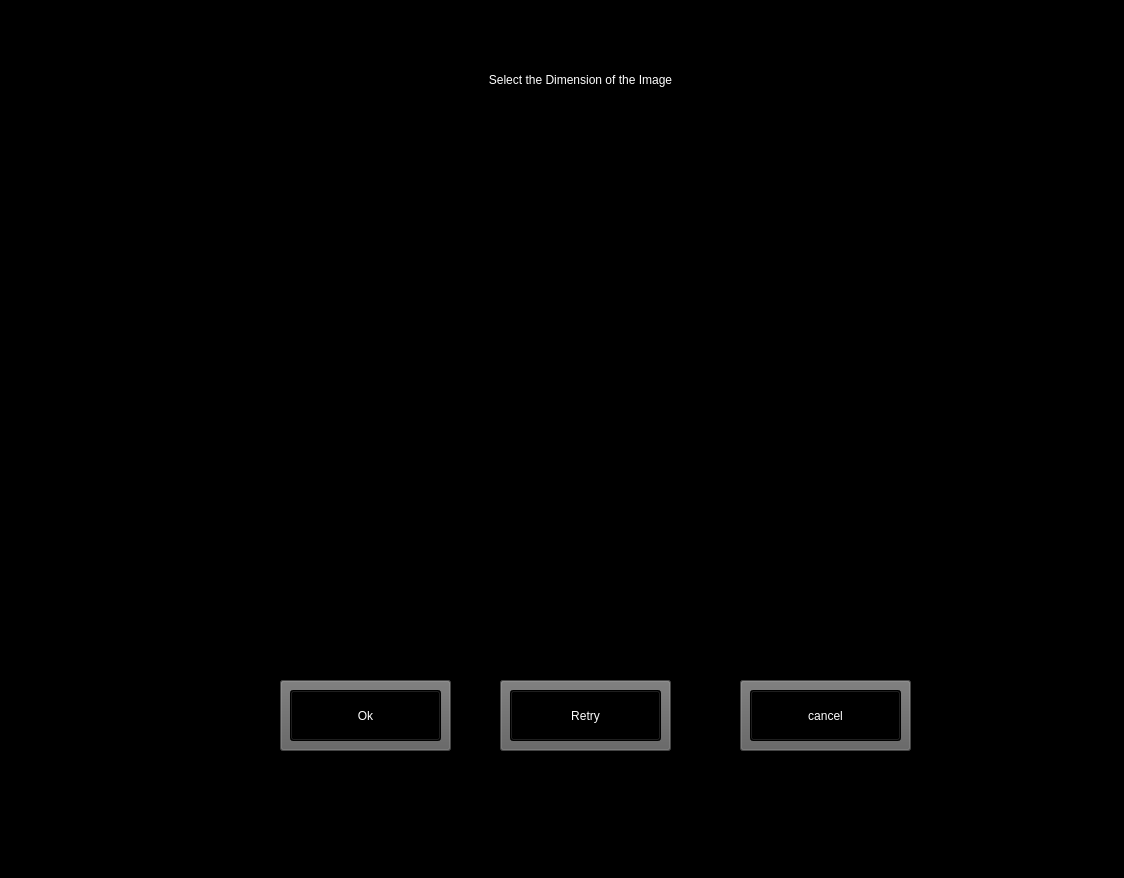
<?xml version="1.0" encoding="UTF-8"?>
<ui version="4.0">
 <class>MainWindow</class>
 <widget class="QMainWindow" name="MainWindow">
  <property name="geometry">
   <rect>
    <x>0</x>
    <y>0</y>
    <width>1124</width>
    <height>878</height>
   </rect>
  </property>
  <property name="windowTitle">
   <string>MainWindow</string>
  </property>
  <property name="styleSheet">
   <string notr="true">background-color: rgb(0, 0, 0);
background-image: url(:/newPrefix/3507097.jpg);</string>
  </property>
  <widget class="QWidget" name="centralwidget">
   <widget class="QPushButton" name="retrybuttondim_2">
    <property name="geometry">
     <rect>
      <x>510</x>
      <y>690</y>
      <width>151</width>
      <height>51</height>
     </rect>
    </property>
    <property name="cursor">
     <cursorShape>PointingHandCursor</cursorShape>
    </property>
    <property name="styleSheet">
     <string notr="true">font: 12pt &quot;Pixeled&quot;;
color: rgb(255, 255, 255);


</string>
    </property>
    <property name="text">
     <string>Retry</string>
    </property>
   </widget>
   <widget class="QPushButton" name="twodim_8">
    <property name="geometry">
     <rect>
      <x>740</x>
      <y>680</y>
      <width>171</width>
      <height>71</height>
     </rect>
    </property>
    <property name="styleSheet">
     <string notr="true">background-color: rgb(143, 143, 143);
font: 63 18pt &quot;Segoe UI Semibold&quot;;
background-color: rgb(95, 95, 95);

</string>
    </property>
    <property name="text">
     <string/>
    </property>
   </widget>
   <widget class="QLabel" name="image_project_label_2">
    <property name="geometry">
     <rect>
      <x>240</x>
      <y>140</y>
      <width>720</width>
      <height>480</height>
     </rect>
    </property>
    <property name="text">
     <string>TextLabel</string>
    </property>
   </widget>
   <widget class="QPushButton" name="twodim_72">
    <property name="geometry">
     <rect>
      <x>500</x>
      <y>680</y>
      <width>171</width>
      <height>71</height>
     </rect>
    </property>
    <property name="cursor">
     <cursorShape>PointingHandCursor</cursorShape>
    </property>
    <property name="styleSheet">
     <string notr="true">background-color: rgb(143, 143, 143);
font: 63 18pt &quot;Segoe UI Semibold&quot;;
background-color: rgb(95, 95, 95);

</string>
    </property>
    <property name="text">
     <string/>
    </property>
   </widget>
   <widget class="QPushButton" name="twodim_6">
    <property name="geometry">
     <rect>
      <x>280</x>
      <y>680</y>
      <width>171</width>
      <height>71</height>
     </rect>
    </property>
    <property name="cursor">
     <cursorShape>PointingHandCursor</cursorShape>
    </property>
    <property name="styleSheet">
     <string notr="true">background-color: rgb(143, 143, 143);
font: 63 18pt &quot;Segoe UI Semibold&quot;;
background-color: rgb(95, 95, 95);

</string>
    </property>
    <property name="text">
     <string/>
    </property>
   </widget>
   <widget class="QPushButton" name="dimok_2">
    <property name="geometry">
     <rect>
      <x>290</x>
      <y>690</y>
      <width>151</width>
      <height>51</height>
     </rect>
    </property>
    <property name="cursor">
     <cursorShape>PointingHandCursor</cursorShape>
    </property>
    <property name="styleSheet">
     <string notr="true">font: 12pt &quot;Pixeled&quot;;
color: rgb(255, 255, 255);


</string>
    </property>
    <property name="text">
     <string>Ok</string>
    </property>
   </widget>
   <widget class="QPushButton" name="dimcancel_2">
    <property name="geometry">
     <rect>
      <x>750</x>
      <y>690</y>
      <width>151</width>
      <height>51</height>
     </rect>
    </property>
    <property name="cursor">
     <cursorShape>PointingHandCursor</cursorShape>
    </property>
    <property name="styleSheet">
     <string notr="true">font: 12pt &quot;Pixeled&quot;;
color: rgb(255, 255, 255);


</string>
    </property>
    <property name="text">
     <string>cancel</string>
    </property>
   </widget>
   <widget class="QLabel" name="label">
    <property name="geometry">
     <rect>
      <x>860</x>
      <y>140</y>
      <width>55</width>
      <height>16</height>
     </rect>
    </property>
    <property name="text">
     <string>Front View</string>
    </property>
   </widget>
   <widget class="QLabel" name="label_2">
    <property name="geometry">
     <rect>
      <x>310</x>
      <y>50</y>
      <width>541</width>
      <height>61</height>
     </rect>
    </property>
    <property name="styleSheet">
     <string notr="true">font: 12pt &quot;Pixeled&quot;;
color: rgb(255, 255, 255);


</string>
    </property>
    <property name="text">
     <string>&lt;html&gt;&lt;head/&gt;&lt;body&gt;&lt;p align=&quot;center&quot;&gt;Select the Dimension of the Image&lt;/p&gt;&lt;/body&gt;&lt;/html&gt;</string>
    </property>
   </widget>
   <widget class="QLabel" name="label_3">
    <property name="geometry">
     <rect>
      <x>1670</x>
      <y>860</y>
      <width>55</width>
      <height>16</height>
     </rect>
    </property>
    <property name="text">
     <string>Front View</string>
    </property>
   </widget>
   <widget class="QPushButton" name="dimcancel">
    <property name="geometry">
     <rect>
      <x>1560</x>
      <y>1410</y>
      <width>151</width>
      <height>51</height>
     </rect>
    </property>
    <property name="cursor">
     <cursorShape>PointingHandCursor</cursorShape>
    </property>
    <property name="styleSheet">
     <string notr="true">font: 63 18pt &quot;Segoe UI Semibold&quot;;
color: rgb(255, 255, 255);


</string>
    </property>
    <property name="text">
     <string>cancel</string>
    </property>
   </widget>
   <widget class="QLabel" name="image_project_label">
    <property name="geometry">
     <rect>
      <x>1050</x>
      <y>860</y>
      <width>720</width>
      <height>480</height>
     </rect>
    </property>
    <property name="text">
     <string>TextLabel</string>
    </property>
   </widget>
   <widget class="QPushButton" name="retrybuttondim">
    <property name="geometry">
     <rect>
      <x>1320</x>
      <y>1410</y>
      <width>151</width>
      <height>51</height>
     </rect>
    </property>
    <property name="cursor">
     <cursorShape>PointingHandCursor</cursorShape>
    </property>
    <property name="styleSheet">
     <string notr="true">font: 63 18pt &quot;Segoe UI Semibold&quot;;
color: rgb(255, 255, 255);


</string>
    </property>
    <property name="text">
     <string>Retry</string>
    </property>
   </widget>
   <widget class="QLabel" name="label_4">
    <property name="geometry">
     <rect>
      <x>1100</x>
      <y>770</y>
      <width>561</width>
      <height>61</height>
     </rect>
    </property>
    <property name="styleSheet">
     <string notr="true">font: 63 20pt &quot;Segoe UI Semibold&quot;;
color: rgb(255, 255, 255);


</string>
    </property>
    <property name="text">
     <string>&lt;html&gt;&lt;head/&gt;&lt;body&gt;&lt;p align=&quot;center&quot;&gt;Select the Dimension of the LED Box&lt;/p&gt;&lt;/body&gt;&lt;/html&gt;</string>
    </property>
   </widget>
   <widget class="QPushButton" name="twodim_7">
    <property name="geometry">
     <rect>
      <x>1090</x>
      <y>1400</y>
      <width>171</width>
      <height>71</height>
     </rect>
    </property>
    <property name="cursor">
     <cursorShape>PointingHandCursor</cursorShape>
    </property>
    <property name="styleSheet">
     <string notr="true">background-color: rgb(143, 143, 143);
font: 63 18pt &quot;Segoe UI Semibold&quot;;
background-color: rgb(95, 95, 95);

</string>
    </property>
    <property name="text">
     <string/>
    </property>
   </widget>
   <widget class="QPushButton" name="twodim_9">
    <property name="geometry">
     <rect>
      <x>1550</x>
      <y>1400</y>
      <width>171</width>
      <height>71</height>
     </rect>
    </property>
    <property name="styleSheet">
     <string notr="true">background-color: rgb(143, 143, 143);
font: 63 18pt &quot;Segoe UI Semibold&quot;;
background-color: rgb(95, 95, 95);

</string>
    </property>
    <property name="text">
     <string/>
    </property>
   </widget>
   <widget class="QPushButton" name="twodim_10">
    <property name="geometry">
     <rect>
      <x>1310</x>
      <y>1400</y>
      <width>171</width>
      <height>71</height>
     </rect>
    </property>
    <property name="cursor">
     <cursorShape>PointingHandCursor</cursorShape>
    </property>
    <property name="styleSheet">
     <string notr="true">background-color: rgb(143, 143, 143);
font: 63 18pt &quot;Segoe UI Semibold&quot;;
background-color: rgb(95, 95, 95);

</string>
    </property>
    <property name="text">
     <string/>
    </property>
   </widget>
   <widget class="QPushButton" name="dimok">
    <property name="geometry">
     <rect>
      <x>1100</x>
      <y>1410</y>
      <width>151</width>
      <height>51</height>
     </rect>
    </property>
    <property name="cursor">
     <cursorShape>PointingHandCursor</cursorShape>
    </property>
    <property name="styleSheet">
     <string notr="true">font: 63 18pt &quot;Segoe UI Semibold&quot;;
color: rgb(255, 255, 255);


</string>
    </property>
    <property name="text">
     <string>Ok</string>
    </property>
   </widget>
   <zorder>twodim_72</zorder>
   <zorder>retrybuttondim_2</zorder>
   <zorder>twodim_8</zorder>
   <zorder>image_project_label_2</zorder>
   <zorder>twodim_6</zorder>
   <zorder>dimok_2</zorder>
   <zorder>dimcancel_2</zorder>
   <zorder>label</zorder>
   <zorder>label_2</zorder>
   <zorder>label_3</zorder>
   <zorder>dimcancel</zorder>
   <zorder>image_project_label</zorder>
   <zorder>retrybuttondim</zorder>
   <zorder>label_4</zorder>
   <zorder>twodim_7</zorder>
   <zorder>twodim_9</zorder>
   <zorder>twodim_10</zorder>
   <zorder>dimok</zorder>
  </widget>
  <widget class="QMenuBar" name="menubar">
   <property name="geometry">
    <rect>
     <x>0</x>
     <y>0</y>
     <width>1124</width>
     <height>21</height>
    </rect>
   </property>
  </widget>
  <widget class="QStatusBar" name="statusbar"/>
 </widget>
 <resources>
  <include location="screen image.qrc"/>
 </resources>
 <connections/>
</ui>
